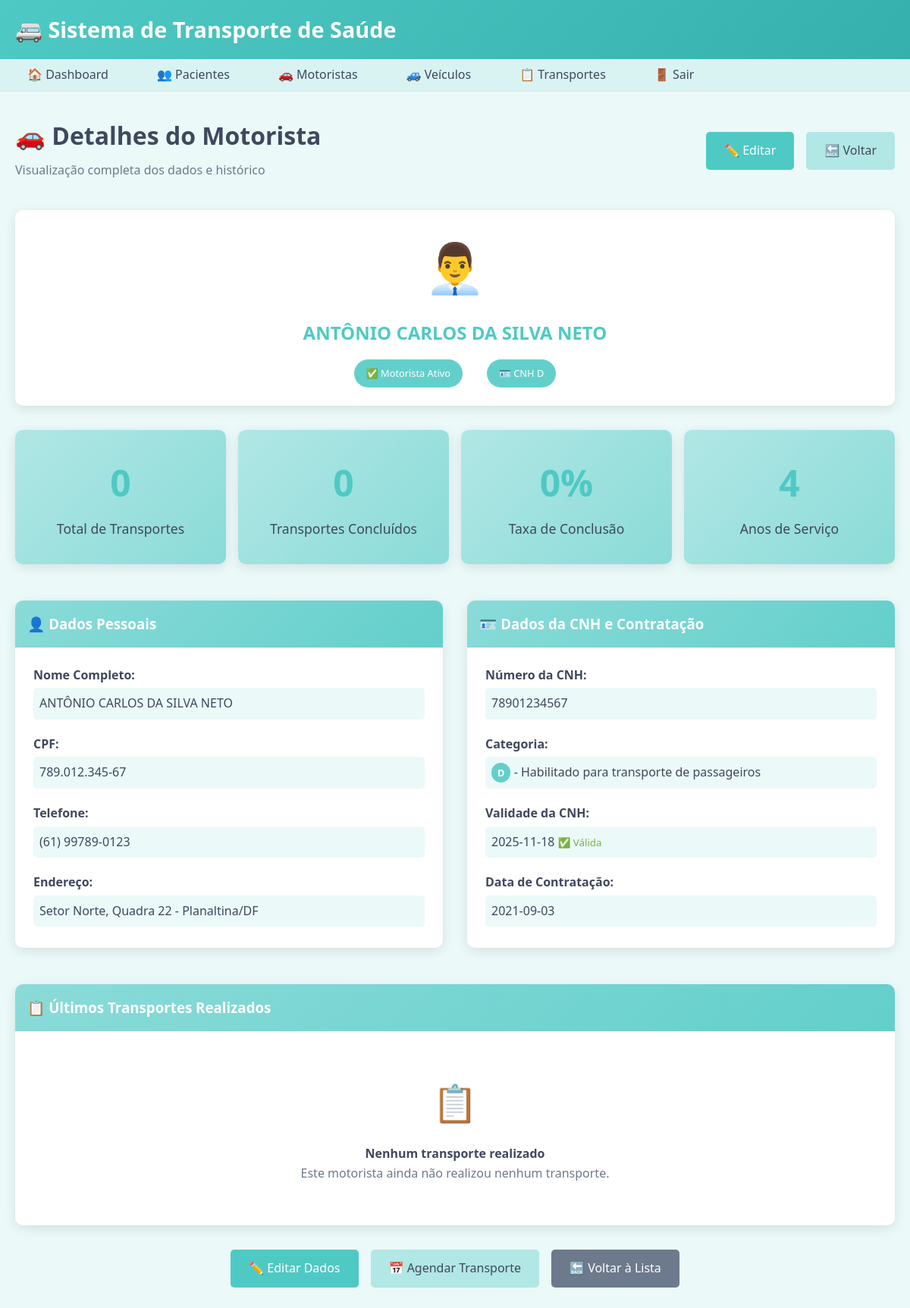
The page /drivers/7/view (signed in) on the database its author committed.
### tables this page shows
CREATE TABLE driver (
    id INTEGER PRIMARY KEY AUTOINCREMENT,
    name VARCHAR(100) NOT NULL,
    cpf VARCHAR(14) UNIQUE NOT NULL,
    cnh VARCHAR(20) UNIQUE NOT NULL,
    cnh_category VARCHAR(5) NOT NULL,
    cnh_expiry DATE NOT NULL,
    phone VARCHAR(15),
    address TEXT,
    hire_date DATE NOT NULL,
    is_active BOOLEAN DEFAULT 1
, employment_type VARCHAR(20) DEFAULT "prefeitura", company_name VARCHAR(150), company_cnpj VARCHAR(20), company_contact VARCHAR(100), company_phone VARCHAR(15), company_address TEXT);

### app_simple.py (the view)
@app.route('/drivers/<int:driver_id>/view')
def drivers_view(driver_id):
    if not check_auth():
        return redirect('/login')
    conn = get_db()
    cursor = conn.cursor()
    cursor.execute('SELECT * FROM driver WHERE id = ?', (driver_id,))
    driver = cursor.fetchone()
    if not driver:
        flash('Motorista não encontrado!', 'danger')
        return redirect('/drivers')
    cursor.execute('''
        SELECT t.*, p.name as patient_name, v.plate as vehicle_plate
        FROM transport t
        LEFT JOIN patient p ON t.patient_id = p.id
        LEFT JOIN vehicle v ON t.vehicle_id = v.id
        WHERE t.driver_id = ?
        ORDER BY t.appointment_date DESC
        LIMIT 10
    ''', (driver_id,))
    recent_transports = cursor.fetchall()
    cursor.execute('SELECT COUNT(*) as total FROM transport WHERE driver_id = ?', (driver_id,))
    total_transports = cursor.fetchone()['total']
    cursor.execute('''
        SELECT COUNT(*) as completed
        FROM transport
        WHERE driver_id = ? AND status = 'concluido'
    ''', (driver_id,))
    completed_transports = cursor.fetchone()['completed']
    conn.close()
    return render_template('drivers/view.html',
                         driver=driver,
                         recent_transports=recent_transports,
                         total_transports=total_transports,
                         completed_transports=completed_transports)

### app_simple.py (called while the page is built)
def get_db():
    conn = sqlite3.connect(DB_PATH)
    conn.row_factory = sqlite3.Row  # Para acessar colunas por nome
    return conn

def check_auth():
    return 'user_id' in session

### templates/drivers/view.html (shortened to what this page needs)
{% extends "base.html" %}
{% block content %}
<div style="padding: 2rem 0;">
    <div style="display: flex; justify-content: space-between; align-items: center; margin-bottom: 2rem;">
        <div>
            <h1>🚗 Detalhes do Motorista</h1>
            <p style="color: var(--gray-color); margin: 0.5rem 0;">Visualização completa dos dados e histórico</p>
        </div>
        <div style="display: flex; gap: 1rem;">
            <a href="/drivers/{{ driver.id }}/edit" class="btn btn-primary">✏️ Editar</a>
            <a href="/drivers" class="btn btn-secondary">🔙 Voltar</a>
        </div>
    </div>
    <div class="card" style="margin-bottom: 2rem;">
        <div class="card-body" style="text-align: center;">
            <div style="font-size: 4rem; margin-bottom: 1rem;">👨‍💼</div>
            <h2 style="color: var(--primary-color); margin-bottom: 0.5rem;">{{ driver.name }}</h2>
            <div style="display: flex; justify-content: center; gap: 2rem; margin-top: 1rem;">
                {% if driver.is_active %}
                    <span class="priority-normal" style="padding: 0.5rem 1rem; border-radius: 20px;">✅ Motorista Ativo</span>
                {% else %}
                    <span class="priority-high" style="padding: 0.5rem 1rem; border-radius: 20px;">❌ Motorista Inativo</span>
                {% endif %}
                <span class="priority-normal" style="padding: 0.5rem 1rem; border-radius: 20px;">🪪 CNH {{ driver.cnh_category }}</span>
            </div>
        </div>
    </div>
    <div style="display: grid; grid-template-columns: repeat(auto-fit, minmax(200px, 1fr)); gap: 1rem; margin-bottom: 2rem;">
        <div class="stat-card">
            <div class="stat-number">{{ total_transports }}</div>
            <div class="stat-label">Total de Transportes</div>
        </div>
        <div class="stat-card">
            <div class="stat-number">{{ completed_transports }}</div>
            <div class="stat-label">Transportes Concluídos</div>
        </div>
        <div class="stat-card">
            <div class="stat-number">
                {% if total_transports > 0 %}
                    {{ ((completed_transports / total_transports) * 100)|round|int }}%
                {% else %}
                    0%
                {% endif %}
            </div>
            <div class="stat-label">Taxa de Conclusão</div>
        </div>
        <div class="stat-card">
            <div class="stat-number">
                {% set years_working = (driver.hire_date|length > 0) %}
                {% if years_working %}
                    {{ ((2025 - driver.hire_date[:4]|int)) if driver.hire_date[:4]|int < 2025 else 0 }}
                {% else %}
                    0
                {% endif %}
            </div>
            <div class="stat-label">Anos de Serviço</div>
        </div>
    </div>
    <div style="display: grid; grid-template-columns: 1fr 1fr; gap: 2rem;">
        <div class="card">
            <div class="card-header">
                <h3>👤 Dados Pessoais</h3>
            </div>
            <div class="card-body">
                <div style="display: grid; gap: 1rem;">
                    <div>
                        <label style="font-weight: bold; color: var(--text-color);">Nome Completo:</label>
                        <p style="margin: 0.25rem 0; padding: 0.5rem; background-color: var(--color-95); border-radius: 5px;">{{ driver.name }}</p>
                    </div>
                    <div>
                        <label style="font-weight: bold; color: var(--text-color);">CPF:</label>
                        <p style="margin: 0.25rem 0; padding: 0.5rem; background-color: var(--color-95); border-radius: 5px;">{{ driver.cpf }}</p>
                    </div>
                    <div>
                        <label style="font-weight: bold; color: var(--text-color);">Telefone:</label>
                        <p style="margin: 0.25rem 0; padding: 0.5rem; background-color: var(--color-95); border-radius: 5px;">{{ driver.phone or 'Não informado' }}</p>
                    </div>
                    <div>
                        <label style="font-weight: bold; color: var(--text-color);">Endereço:</label>
                        <p style="margin: 0.25rem 0; padding: 0.5rem; background-color: var(--color-95); border-radius: 5px;">{{ driver.address or 'Não informado' }}</p>
                    </div>
                </div>
            </div>
        </div>
        <div class="card">
            <div class="card-header">
                <h3>🪪 Dados da CNH e Contratação</h3>
            </div>
            <div class="card-body">
                <div style="display: grid; gap: 1rem;">
                    <div>
                        <label style="font-weight: bold; color: var(--text-color);">Número da CNH:</label>
                        <p style="margin: 0.25rem 0; padding: 0.5rem; background-color: var(--color-95); border-radius: 5px;">{{ driver.cnh }}</p>
                    </div>
                    <div>
                        <label style="font-weight: bold; color: var(--text-color);">Categoria:</label>
                        <p style="margin: 0.25rem 0; padding: 0.5rem; background-color: var(--color-95); border-radius: 5px;">
                            <span class="priority-normal" style="font-weight: bold;">{{ driver.cnh_category }}</span>
                            {% if driver.cnh_category == 'D' %}
                                - Habilitado para transporte de passageiros
                            {% elif driver.cnh_category == 'C' %}
                                - Habilitado para veículos de carga
                            {% elif driver.cnh_category == 'B' %}
                                - Veículos de passeio
                            {% endif %}
                        </p>
                    </div>
                    <div>
                        <label style="font-weight: bold; color: var(--text-color);">Validade da CNH:</label>
                        <p style="margin: 0.25rem 0; padding: 0.5rem; background-color: var(--color-95); border-radius: 5px;">
                            {{ driver.cnh_expiry }}
                            {% if driver.cnh_expiry %}
                                <small style="color: var(--success-color);">✅ Válida</small>
                            {% endif %}
                        </p>
                    </div>
                    <div>
                        <label style="font-weight: bold; color: var(--text-color);">Data de Contratação:</label>
                        <p style="margin: 0.25rem 0; padding: 0.5rem; background-color: var(--color-95); border-radius: 5px;">{{ driver.hire_date }}</p>
                    </div>
                </div>
            </div>
        </div>
    </div>
    <div class="card" style="margin-top: 2rem;">
        <div class="card-header">
            <h3>📋 Últimos Transportes Realizados</h3>
        </div>
        <div class="card-body">
            {% if recent_transports %}
                <div style="overflow-x: auto;">
                    <table class="table">
                        <thead>
                            <tr>
                                <th>Data</th>
                                <th>Paciente</th>
                                <th>Destino</th>
                                <th>Veículo</th>
                                <th>Status</th>
                                <th>Observações</th>
                            </tr>
                        </thead>
                        <tbody>
                            {% for transport in recent_transports %}
                            <tr>
                                <td>{{ transport.appointment_date }}</td>
                                <td>{{ transport.patient_name or 'N/A' }}</td>
                                <td>{{ transport.destination }}</td>
                                <td>{{ transport.vehicle_plate or 'N/A' }}</td>
                                <td>
                                    {% if transport.status == 'agendado' %}
                                        <span class="priority-normal">Agendado</span>
                                    {% elif transport.status == 'em_andamento' %}
                                        <span class="priority-medium">Em Andamento</span>
                                    {% elif transport.status == 'concluido' %}
                                        <span class="priority-normal">Concluído</span>
                                    {% else %}
                                        <span class="priority-high">Cancelado</span>
                                    {% endif %}
                                </td>
                                <td>{{ transport.observations[:50] + '...' if transport.observations and transport.observations|length > 50 else transport.observations or '-' }}</td>
                            </tr>
                            {% endfor %}
                        </tbody>
                    </table>
                </div>
                {% if total_transports > 10 %}
                <div style="text-align: center; margin-top: 1rem;">
                    <p style="color: var(--gray-color);">Mostrando os 10 transportes mais recentes de {{ total_transports }} no total.</p>
                    <a href="/transports?driver={{ driver.id }}" class="btn btn-secondary">Ver Todo o Histórico</a>
                </div>
                {% endif %}
            {% else %}
                <div style="text-align: center; padding: 2rem;">
                    <div style="font-size: 3rem; margin-bottom: 1rem;">📋</div>
                    <h4>Nenhum transporte realizado</h4>
                    <p style="color: var(--gray-color);">Este motorista ainda não realizou nenhum transporte.</p>
                </div>
            {% endif %}
        </div>
    </div>
    <div style="display: flex; gap: 1rem; margin-top: 2rem; justify-content: center;">
        <a href="/drivers/{{ driver.id }}/edit" class="btn btn-primary">✏️ Editar Dados</a>
        <a href="/transports/new?driver={{ driver.id }}" class="btn btn-secondary">📅 Agendar Transporte</a>
        <a href="/drivers" class="btn" style="background-color: var(--gray-color); color: white;">🔙 Voltar à Lista</a>
    </div>
</div>
{% endblock %}

### static/css/style.css (style rules this page uses)
:root { --color-100: #ffffff; --color-95: #ebf9f9; --color-90: #d8f3f2; --color-85: #c4edec; --color-80: #b1e7e5; --color-75: #9de1df; --color-70: #8adbd8; --color-65: #76d5d2; --color-60: #63cfcb; --color-55: #4fc9c4; --color-50: #3cc3bf; --color-45: #36b0ac; --color-40: #309c98; --color-35: #2a8985; --color-30: #247572; --color-25: #1e625f; --color-20: #184e4c; --color-15: #123b39; --color-10: #0c2726; --color-5: #061413; --color-0: #000000; --primary-color: var(--color-55); --primary-dark: var(--color-45); --primary-hover: var(--color-40); --secondary-color: #6d7a8c; --text-color: #3f485d; --border-color: #e5e5e5; --success-color: #79b24a; --warning-color: #f2823c; --danger-color: #e81d51; --info-color: #91ceff; --light-color: var(--color-95); --dark-color: var(--color-20); --gray-color: #6d7a8c; --input-focus: var(--primary-color); --input-focus-shadow: rgba(79, 201, 196, 0.25); }
* { margin: 0; padding: 0; box-sizing: border-box; }
body { font-family: 'Segoe UI', Tahoma, Geneva, Verdana, sans-serif; background-color: var(--color-95); color: var(--text-color); line-height: 1.6; }
.card { background: white; border-radius: 10px; box-shadow: 0 4px 15px rgba(0,0,0,0.1); margin: 1rem 0; overflow: hidden; transition: transform 0.3s ease; }
.card-header { background: linear-gradient(135deg, var(--color-70), var(--color-60)); color: white; padding: 1rem; font-weight: 600; }
.card-body { padding: 1.5rem; }
.btn { display: inline-block; padding: 0.75rem 1.5rem; border: none; border-radius: 5px; cursor: pointer; text-decoration: none; font-size: 1rem; font-weight: 500; transition: all 0.3s ease; text-align: center; }
.btn-primary { background-color: var(--primary-color); color: white; }
.btn-secondary { background-color: var(--color-80); color: var(--text-color); }
.stat-card { background: linear-gradient(135deg, var(--color-80), var(--color-70)); color: var(--text-color); padding: 2rem; border-radius: 10px; text-align: center; box-shadow: 0 4px 15px rgba(0,0,0,0.1); }
.stat-number { font-size: 3rem; font-weight: bold; color: var(--primary-color); }
.stat-label { font-size: 1.1rem; margin-top: 0.5rem; }
.priority-normal { background-color: var(--color-60); color: white; padding: 0.25rem 0.5rem; border-radius: 15px; font-size: 0.8rem; }

### rows shown on the page
driver: name "ANTÔNIO CARLOS DA SILVA NETO", cnh_category "D", hire_date "4", cpf "789.012.345-67", phone "(61) 99789-0123", address "Setor Norte, Quadra 22 - Planaltina/DF", cnh "78901234567", cnh_expiry "2025-11-18", hire_date "2021-09-03"

### other values the page prints
{{ total_transports }} "0"
{{ completed_transports }} "0"
